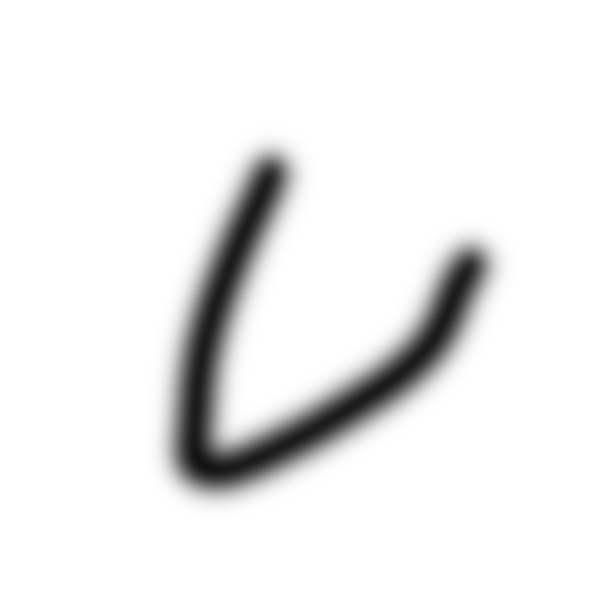
#> input picture assets/black-on-white-lv-like-heatmap.png, 600 x 600 px
$ python generate_moving_images.py black-on-white-lv-like-heatmap.png out
#> lines starting #> are read from the running program, lines starting #| are printed output that depends on the picture
# /// script
# dependencies = [
#   "numpy",
#   "pillow",
#   "scipy",
# ]
# ///

import sys
import os
import argparse
import numpy as np
from PIL import Image
from scipy import ndimage

def generate_frames(input_path, output_folder, num_frames=120):
#> called with input_path = 'black-on-white-lv-like-heatmap.png', output_folder = 'out', num_frames = 120
    if not os.path.exists(output_folder):
        os.makedirs(output_folder)

    try:
        img = Image.open(input_path).convert('L') # Convert to grayscale as requested "black and white"
    except Exception as e:
        print(f"Error opening image: {e}")
        return

    img_arr = np.array(img)
    h, w = img_arr.shape
#> h = 600; w = 600

    # Coordinate grid
    y, x = np.mgrid[0:h, 0:w]

    # Center of rotation
    cy, cx = h / 2.0, w / 2.0
#> cy = 300; cx = 300

    print(f"Generating {num_frames} frames...")

    for t in range(num_frames):
        # Time normalized 0 to 1 (or slightly more to show movement)
        # Transformations are small between frames.

        # 1. Translation: Move towards right.
        # Target pixel (x, y) comes from Source (x - tv, y)
        trans_offset_x = 0.5 * t  # Move 0.5 pixel per frame right

        # 2. Rotation: Rotate CCW.
        # To find value at target, we rotate coordinates CW.
        angle_deg = 0.5 * t # 0.5 degree per frame
        angle_rad = np.deg2rad(angle_deg)

        # 3. Deformation: Non-linear.
        # Let's add a sine wave ripple that moves.
        # deform(x, y) -> adds offset to sampling coordinates
        freq = 0.05
        phase = 0.2 * t
        deform_amp = 2.0 * np.sin(t * 0.05)

        # We need to construct the source coordinates for each target pixel (y, x)

        # Start with identity coordinates
        coords_y = y - cy
        coords_x = x - cx

        # Apply Inverse Rotation (CW)
        # x_rot = x * cos(theta) + y * sin(theta)
        # y_rot = -x * sin(theta) + y * cos(theta)
        # (For CW rotation of the COORDINATE SYSTEM/sampling point, which corresponds to CCW object rotation)
        # Wait, strictly:
        # P_target = R * P_source
        # P_source = R_inv * P_target
        # R_inv for CCW(theta) is Rotation(-theta) = Rotation_CW(theta)
        # x_src = x_tgt * cos(-theta) - y_tgt * sin(-theta) = x_tgt * cos(theta) + y_tgt * sin(theta)

        cos_a = np.cos(angle_rad)
        sin_a = np.sin(angle_rad)

        rot_x = coords_x * cos_a + coords_y * sin_a
        rot_y = -coords_x * sin_a + coords_y * cos_a

        # Restore center
        src_x = rot_x + cx
        src_y = rot_y + cy

        # Apply Inverse Translation (Move right -> sample from left)
        src_x = src_x - trans_offset_x

        # Apply Inverse Deformation (or just add distortion to source coords)
        # A simple ripple based on Y in the source domain
        src_x = src_x + deform_amp * np.sin(src_y * freq + phase)
        src_y = src_y + deform_amp * np.cos(src_x * freq + phase)

        # Map coordinates
        # map_coordinates expects (row_coords, col_coords) i.e. (y, x)
        # mode='nearest' or 'constant' or 'reflect'. 'nearest' creates a streak effect at edges, 'constant' fills bg.
        # Given it's a "black and white image ... heatmap", constant 0 (black) or 255 (white) might be good.
        # Let's assume white background if the image is black on white.
        # Check image content? The name is "black-on-white". So background is white (255).

        new_img = ndimage.map_coordinates(img_arr, [src_y, src_x], order=3, mode='constant', cval=255.0)

        frame_filename = os.path.join(output_folder, f"frame_{t:03d}.png")
        Image.fromarray(new_img.astype('uint8')).save(frame_filename)

        if t % 20 == 0:
            print(f"Saved {frame_filename}")
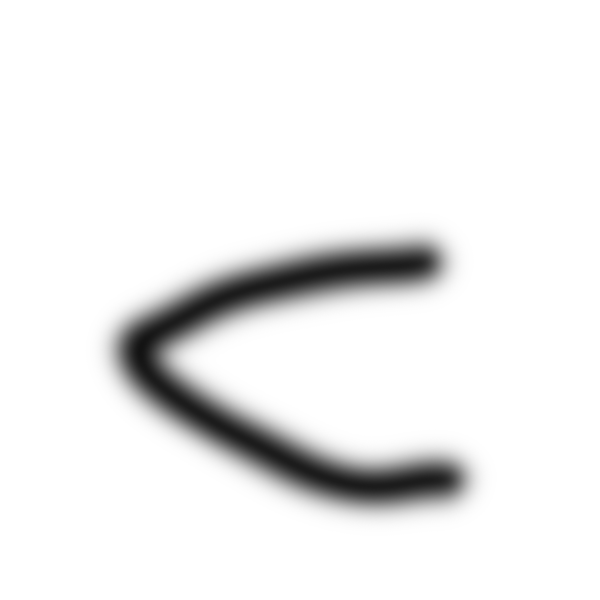
#> new_img: shape (600, 600); min 19, max 255, mean 238
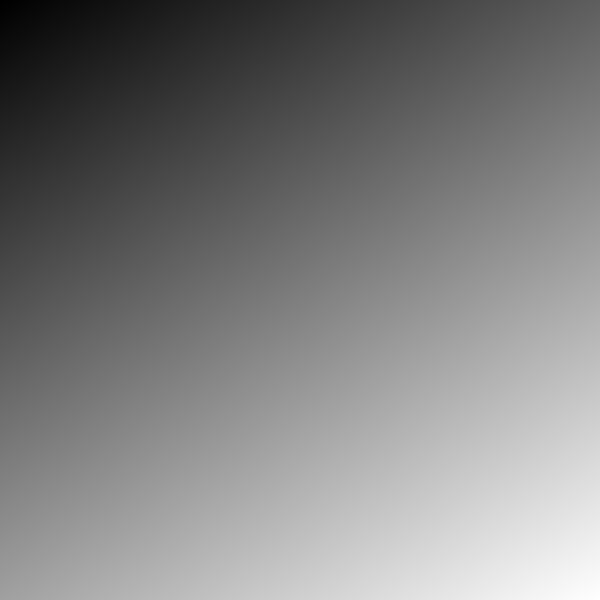
#> src_x: shape (600, 600) float64; min -170.3, max 649.3, mean 239.8; drawn with min black and max white
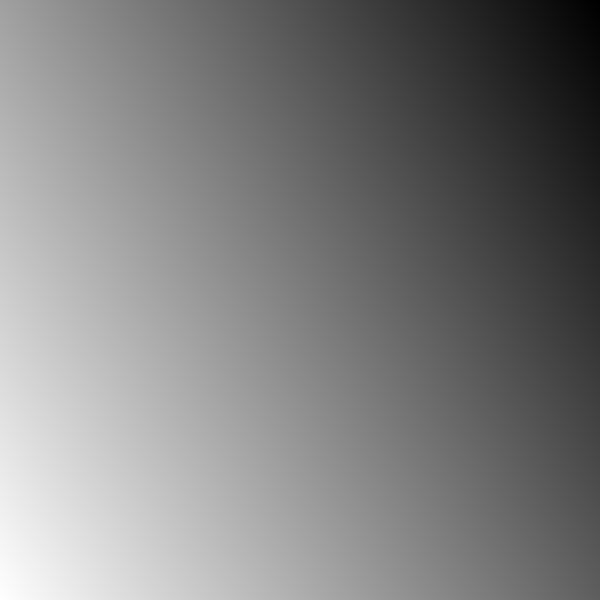
#> src_y: shape (600, 600) float64; min -110.3, max 710.9, mean 300.2; drawn with min black and max white

    print("Done.")

if __name__ == "__main__":
    parser = argparse.ArgumentParser(description="Generate moving images from a single input image.")
    parser.add_argument("input_image", help="Path to source image")
    parser.add_argument("output_dir", help="Directory to save output frames")

    args = parser.parse_args()

    generate_frames(args.input_image, args.output_dir)
